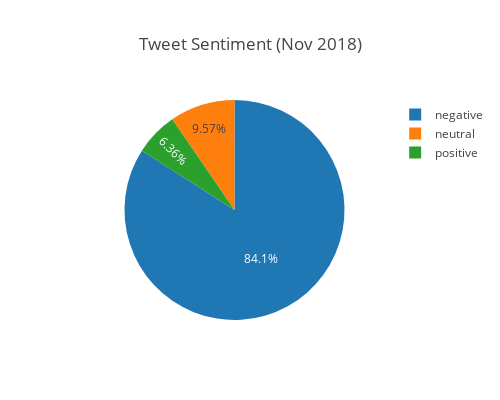

Notebook code for this chart:
### Code cell
# View distribution of tweets by sentiment 
# (Changing colors to red/gray/green would be nice)
trace = go.Pie(labels=tweets_test['airline_sentiment'].value_counts().index, 
              values=tweets_test['airline_sentiment'].value_counts())

# Create the layout
layout = go.Layout(
    title = 'Tweet Sentiment (Nov 2018)',
    height = 400,
    width = 500,
    autosize = False,
    yaxis = dict(title='Number of tweets')
)

fig = go.Figure(data = [trace], layout = layout)
py.offline.iplot(fig, filename='cufflinks/simple')

### Figure 1 — Plotly figure (JSON) as saved in the notebook; plotly's stock layout.template omitted (floating-point values rounded to 4 significant figures)
{"data": [{"labels": ["negative", "neutral", "positive"], "type": "pie", "uid": "774a8989-adec-4575-8d72-566fe8fc311c", "values": [15133, 1723, 1144]}], "layout": {"autosize": false, "height": 400, "title": "Tweet Sentiment (Nov 2018)", "width": 500, "yaxis": {"title": "Number of tweets"}}}
